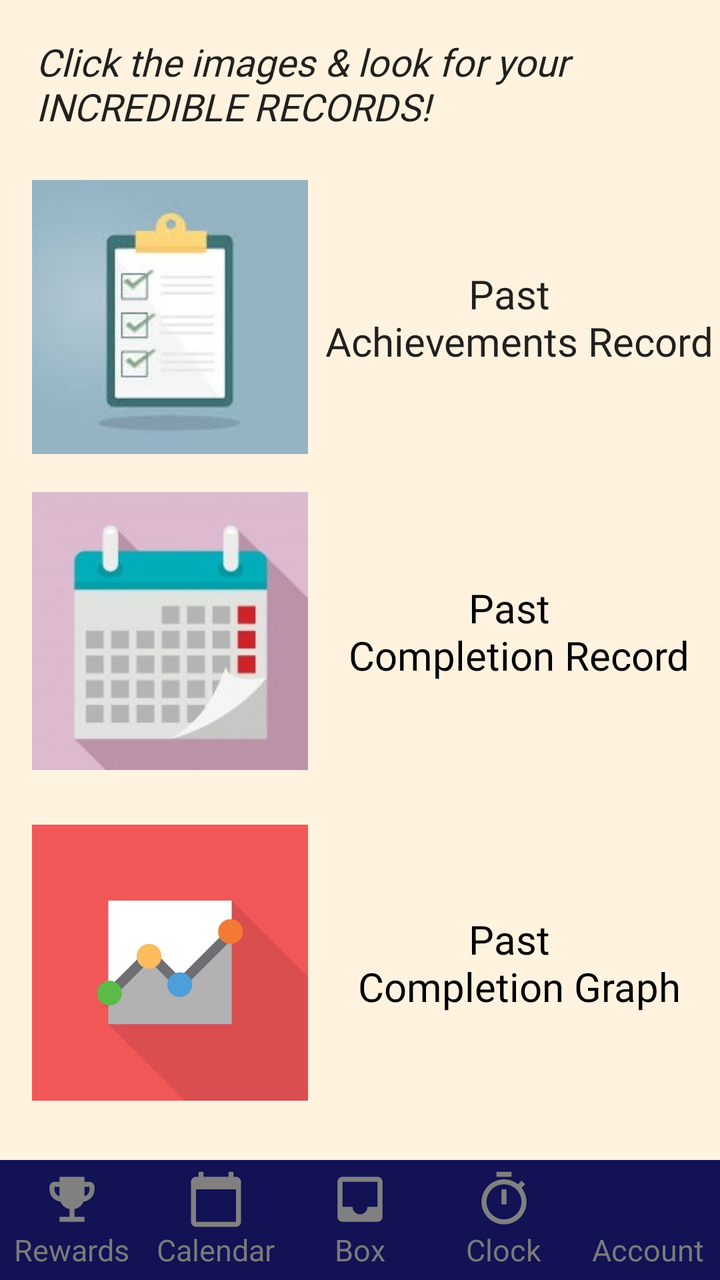
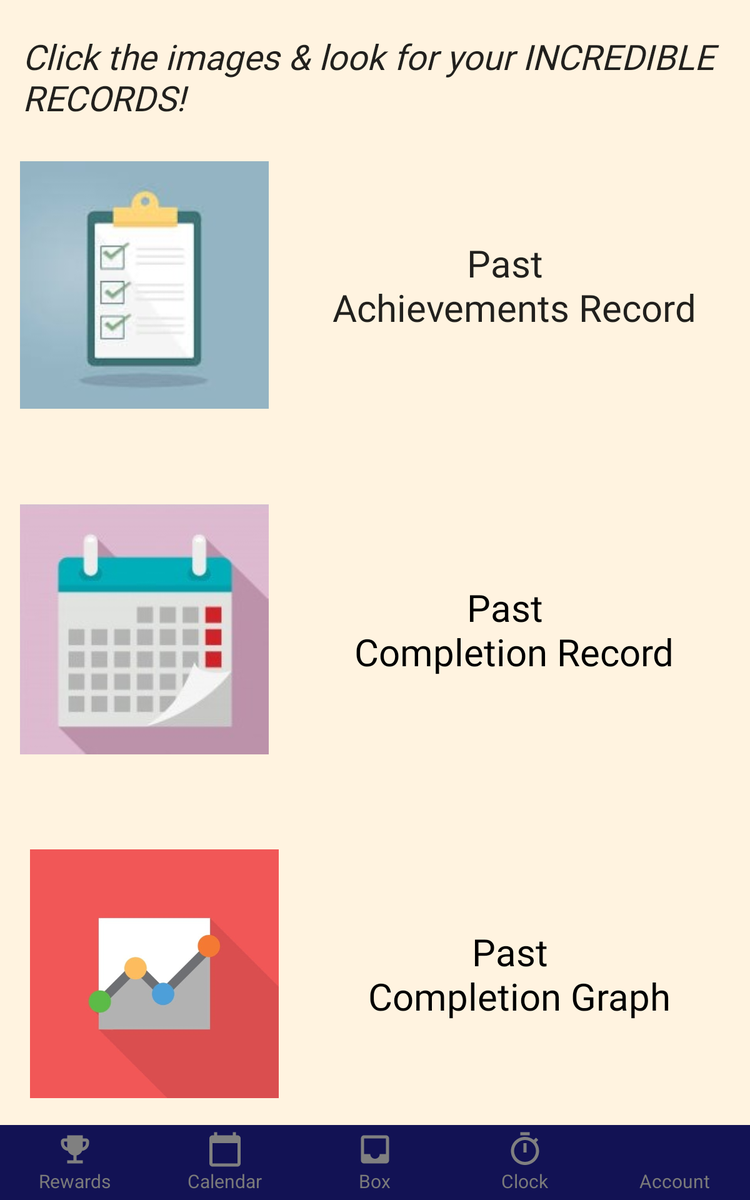

First picture: res/layout/ on a phone held upright. Second picture: the repository's own variant of that layout, on a device whose configuration matches the variant's folder. Source for both follows.
<!-- AndroidManifest.xml: application theme AppTheme -->
<!-- res/layout/activity_record.xml -->
<?xml version="1.0" encoding="utf-8"?>
<androidx.constraintlayout.widget.ConstraintLayout xmlns:android="http://schemas.android.com/apk/res/android"
    xmlns:app="http://schemas.android.com/apk/res-auto"
    xmlns:tools="http://schemas.android.com/tools"
    android:layout_width="match_parent"
    android:layout_height="match_parent"
    android:background="#FFF3E0"
    tools:context=".Record">


    <TextView
        android:id="@+id/record_title"
        android:layout_width="0dp"
        android:layout_height="wrap_content"
        android:layout_marginStart="16dp"
        android:layout_marginLeft="16dp"
        android:layout_marginTop="16dp"
        android:padding="2dp"
        android:text="@string/recordtitle_text"
        android:textAppearance="@style/TextAppearance.AppCompat.Body1"
        android:textSize="19sp"
        android:textStyle="italic"
        app:fontFamily="@font/caveat_brush"
        app:layout_constraintStart_toStartOf="parent"
        app:layout_constraintTop_toTopOf="parent" />

    <ImageView
        android:id="@+id/ac_record"
        android:layout_width="138dp"
        android:layout_height="149dp"
        android:layout_marginStart="16dp"
        android:layout_marginLeft="16dp"
        android:layout_marginTop="16dp"
        android:contentDescription="Achievement Record"
        android:onClick="showPastAcRecord"
        app:layout_constraintStart_toStartOf="parent"
        app:layout_constraintTop_toBottomOf="@+id/record_title"
        app:srcCompat="@drawable/ff" />

    <ImageView
        android:id="@+id/calendar_record"
        android:layout_width="138dp"
        android:layout_height="149dp"
        android:layout_marginStart="16dp"
        android:layout_marginLeft="16dp"
        android:layout_marginTop="8dp"
        android:contentDescription="Calendar Record"
        android:onClick="showPastCalendarRecord"
        app:layout_constraintStart_toStartOf="parent"
        app:layout_constraintTop_toBottomOf="@+id/ac_record"
        app:srcCompat="@drawable/vv" />

    <ImageView
        android:id="@+id/plot_record"
        android:layout_width="138dp"
        android:layout_height="149dp"
        android:layout_marginStart="16dp"
        android:layout_marginLeft="16dp"
        android:layout_marginTop="16dp"
        android:layout_marginBottom="24dp"
        android:contentDescription="Graph Record"
        android:onClick="showPastGraphRecord"
        app:layout_constraintBottom_toTopOf="@+id/layout_bottom_bar"
        app:layout_constraintStart_toStartOf="parent"
        app:layout_constraintTop_toBottomOf="@+id/calendar_record"
        app:srcCompat="@drawable/kl" />

    <TextView
        android:id="@+id/image1_textlabel"
        android:layout_width="wrap_content"
        android:layout_height="wrap_content"
        android:gravity="center_horizontal"
        android:text="@string/image1_text"
        android:textAlignment="center"
        android:textAppearance="@style/TextAppearance.AppCompat.Body1"
        android:textSize="20sp"
        app:fontFamily="@font/architects_daughter"
        app:layout_constraintBottom_toBottomOf="@+id/ac_record"
        app:layout_constraintEnd_toEndOf="parent"
        app:layout_constraintStart_toEndOf="@+id/ac_record"
        app:layout_constraintTop_toTopOf="@+id/ac_record" />

    <TextView
        android:id="@+id/image2_textlabel"
        android:layout_width="wrap_content"
        android:layout_height="wrap_content"
        android:gravity="center_horizontal"
        android:text="@string/image2_text"
        android:textAlignment="center"
        android:textAppearance="@style/TextAppearance.AppCompat.Medium"
        android:textColor="@android:color/black"
        android:textSize="20sp"
        app:fontFamily="@font/architects_daughter"
        app:layout_constraintBottom_toBottomOf="@+id/calendar_record"
        app:layout_constraintEnd_toEndOf="parent"
        app:layout_constraintStart_toEndOf="@+id/calendar_record"
        app:layout_constraintTop_toTopOf="@+id/calendar_record" />

    <TextView
        android:id="@+id/image3_textlabel"
        android:layout_width="wrap_content"
        android:layout_height="wrap_content"
        android:gravity="center_horizontal"
        android:text="@string/image3_text"
        android:textAlignment="center"
        android:textAppearance="@style/TextAppearance.AppCompat.Medium"
        android:textColor="@android:color/black"
        android:textSize="20sp"
        app:fontFamily="@font/architects_daughter"
        app:layout_constraintBottom_toBottomOf="@+id/plot_record"
        app:layout_constraintEnd_toEndOf="parent"
        app:layout_constraintStart_toEndOf="@+id/plot_record"
        app:layout_constraintTop_toTopOf="@+id/plot_record" />

    <LinearLayout
        android:id="@+id/layout_bottom_bar"
        android:layout_width="match_parent"
        android:layout_height="60dp"
        android:layout_alignParentBottom="true"
        android:background="#121254"
        android:baselineAligned="false"
        android:orientation="horizontal"
        app:layout_constraintBottom_toBottomOf="parent">

        <LinearLayout
            android:id="@+id/layout_track"
            android:layout_width="0dp"
            android:layout_height="wrap_content"
            android:layout_gravity="center"
            android:layout_weight="1"
            android:gravity="center"
            android:orientation="vertical">

            <ImageView
                android:layout_width="30dp"
                android:layout_height="30dp"
                android:background="@drawable/ic_rewards_grey" />

            <TextView
                android:layout_width="wrap_content"
                android:layout_height="wrap_content"
                android:text="@string/rewards"
                android:textColor="@color/colorIconGrey"
                android:textSize="15sp" />
        </LinearLayout>

        <LinearLayout
            android:id="@+id/layout_search"
            android:layout_width="0dp"
            android:layout_height="wrap_content"
            android:layout_gravity="center"
            android:layout_weight="1"
            android:gravity="center"
            android:orientation="vertical">

            <ImageView
                android:layout_width="30dp"
                android:layout_height="30dp"
                android:background="@drawable/ic_calendar_grey" />

            <TextView
                android:layout_width="wrap_content"
                android:layout_height="wrap_content"
                android:text="@string/calendar"
                android:textColor="@color/colorIconGrey"
                android:textSize="15sp" />
        </LinearLayout>

        <LinearLayout
            android:id="@+id/layout_home"
            android:layout_width="0dp"
            android:layout_height="wrap_content"
            android:layout_gravity="center"
            android:layout_weight="1"
            android:gravity="center"
            android:orientation="vertical">

            <ImageView
                android:layout_width="30dp"
                android:layout_height="30dp"
                android:background="@drawable/ic_box_grey" />

            <TextView
                android:layout_width="wrap_content"
                android:layout_height="wrap_content"
                android:text="@string/box"
                android:textColor="@color/colorIconGrey"
                android:textSize="15sp" />

        </LinearLayout>

        <LinearLayout
            android:id="@+id/layout_record"
            android:layout_width="0dp"
            android:layout_height="wrap_content"
            android:layout_gravity="center"
            android:layout_weight="1"
            android:gravity="center"
            android:orientation="vertical">

            <ImageView
                android:layout_width="30dp"
                android:layout_height="30dp"
                android:background="@drawable/ic_clock_grey"
                android:color="#808080" />

            <TextView
                android:layout_width="wrap_content"
                android:layout_height="wrap_content"
                android:text="@string/clock"
                android:textColor="@color/colorIconGrey"
                android:textSize="15sp" />
        </LinearLayout>

        <LinearLayout
            android:id="@+id/layout_account"
            android:layout_width="0dp"
            android:layout_height="wrap_content"
            android:layout_gravity="center"
            android:layout_weight="1"
            android:gravity="center"
            android:orientation="vertical">

            <ImageView
                android:layout_width="30dp"
                android:layout_height="30dp"
                android:background="@drawable/ic_person_grey" />

            <TextView
                android:layout_width="wrap_content"
                android:layout_height="wrap_content"
                android:text="@string/account"
                android:textColor="@color/colorIconGrey"
                android:textSize="15sp" />
        </LinearLayout>
    </LinearLayout>


</androidx.constraintlayout.widget.ConstraintLayout>
<!-- resources referenced by this layout -->
<resources>
  <color name="colorIconGrey">#7A7A7A</color>
  <!-- drawable ff: jpg bitmap (drawable-v24, 25604 bytes) -->
  <!-- drawable ic_box_grey (drawable-v24) -->
  <?xml version="1.0" encoding="utf-8"?>
  <vector xmlns:android="http://schemas.android.com/apk/res/android"
      android:width="24dp"
      android:height="24dp"
      android:viewportWidth="24"
      android:viewportHeight="24"
      android:tint="#808080">
  
      <path
          android:pathData="M0 0h24v24H0V0z" />
      <path
          android:fillColor="#000000"
          android:pathData="M19 3H4.99c-1.11 0-1.98 0.89 -1.98 2L3 19c0 1.1 0.88 2 1.99 2H19c1.1 0 2-0.9 2-2V5c0-1.11-0.9-2-2-2zm0 12h-4c0 1.66-1.35 3-3 3s-3-1.34-3-3H4.99V5H19v10z" />
  </vector>
  <!-- drawable ic_calendar_grey (drawable-v24) -->
  <?xml version="1.0" encoding="utf-8"?>
  <vector xmlns:android="http://schemas.android.com/apk/res/android"
      android:width="24dp"
      android:height="24dp"
      android:viewportWidth="24"
      android:viewportHeight="24"
      android:tint="#808080">
  
      <path
          android:fillColor="#000000"
          android:pathData="M20 3h-1V1h-2v2H7V1H5v2H4c-1.1 0-2 0.9-2 2v16c0 1.1 0.9 2 2 2h16c1.1 0 2-0.9 2-2V5c0-1.1-0.9-2-2-2zm0 18H4V8h16v13z" />
      <path
          android:pathData="M0 0h24v24H0z" />
  </vector>
  <!-- drawable ic_clock_grey (drawable-v24) -->
  <?xml version="1.0" encoding="utf-8"?>
  <vector xmlns:android="http://schemas.android.com/apk/res/android"
      android:width="24dp"
      android:height="24dp"
      android:viewportWidth="24"
      android:viewportHeight="24"
      android:tint="#808080">
  
      <path
          android:pathData="M0 0h24v24H0z" />
      <path
          android:fillColor="#000000"
          android:pathData="M15 1H9v2h6V1zm-4 13h2V8h-2v6zm8.03-6.61l1.42-1.42c-0.43-0.51-0.9-0.99-1.41-1.41l-1.42 1.42C16.07 4.74 14.12 4 12 4c-4.97 0-9 4.03-9 9s4.02 9 9 9 9-4.03 9-9c0-2.12-0.74-4.07-1.97-5.61zM12 20c-3.87 0-7-3.13-7-7s3.13-7 7-7 7 3.13 7 7-3.13 7-7 7z" />
  </vector>
  <!-- drawable ic_rewards_grey (drawable-v24) -->
  <?xml version="1.0" encoding="utf-8"?>
  <vector xmlns:android="http://schemas.android.com/apk/res/android"
      android:width="24dp"
      android:height="24dp"
      android:viewportWidth="24"
      android:viewportHeight="24"
      android:tint="#808080">
  
      <path
          android:pathData="M 0 0 H 24 V 24 H 0 V 0 Z" />
      <path
          android:fillColor="#000000"
          android:pathData="M19,5h-2V3H7v2H5C3.9,5,3,5.9,3,7v1c0,2.55,1.92,4.63,4.39,4.94c0.63,1.5,1.98,2.63,3.61,2.96V19H7v2h10v-2h-4v-3.1 c1.63-0.33,2.98-1.46,3.61-2.96C19.08,12.63,21,10.55,21,8V7C21,5.9,20.1,5,19,5z M5,8V7h2v3.82C5.84,10.4,5,9.3,5,8z M19,8 c0,1.3-0.84,2.4-2,2.82V7h2V8z" />
  </vector>
  <!-- drawable kl: jpg bitmap (drawable-v24, 10366 bytes) -->
  <!-- drawable vv: jpg bitmap (drawable-v24, 29804 bytes) -->
  <string name="account">Account</string>
  <string name="box">Box</string>
  <string name="calendar">Calendar</string>
  <string name="clock">Clock</string>
  <string name="image1_text">Past \n Achievements Record</string>
  <string name="image2_text">Past \n Completion Record</string>
  <string name="image3_text">Past \n Completion Graph</string>
  <string name="recordtitle_text">Click the images &amp; look for your INCREDIBLE RECORDS!</string>
  <string name="rewards">Rewards</string>
  <style name="AppTheme" parent="Theme.AppCompat.Light.DarkActionBar">
          
          <item name="colorPrimary">@color/colorPrimary</item>
          <item name="colorPrimaryDark">@color/colorPrimaryDark</item>
          <item name="colorAccent">@color/colorAccent</item>
      </style>
  <color name="colorPrimary">#6200EE</color>
  <color name="colorPrimaryDark">#3700B3</color>
  <color name="colorAccent">#03DAC5</color>
</resources>
<!-- res/layout-sw600dp/activity_record.xml (the repository's variant of the layout above) -->
<!-- drawn on a 7-inch tablet held upright -->
<?xml version="1.0" encoding="utf-8"?>
<androidx.constraintlayout.widget.ConstraintLayout xmlns:android="http://schemas.android.com/apk/res/android"
    xmlns:app="http://schemas.android.com/apk/res-auto"
    xmlns:tools="http://schemas.android.com/tools"
    android:layout_width="match_parent"
    android:layout_height="match_parent"
    android:background="#FFF3E0"
    tools:context=".Record">


    <TextView
        android:id="@+id/record_title"
        android:layout_width="0dp"
        android:layout_height="wrap_content"
        android:layout_marginStart="16dp"
        android:layout_marginLeft="16dp"
        android:layout_marginTop="24dp"
        android:padding="2dp"
        android:text="@string/recordtitle_text"
        android:textAppearance="@style/TextAppearance.AppCompat.Body1"
        android:textSize="28sp"
        android:textStyle="italic"
        app:fontFamily="@font/caveat_brush"
        app:layout_constraintStart_toStartOf="parent"
        app:layout_constraintTop_toTopOf="parent" />

    <ImageView
        android:id="@+id/ac_record"
        android:layout_width="199dp"
        android:layout_height="210dp"
        android:layout_marginStart="16dp"
        android:layout_marginLeft="16dp"
        android:layout_marginTop="24dp"
        android:contentDescription="Achievement Record"
        android:onClick="showPastAcRecord"
        app:layout_constraintStart_toStartOf="parent"
        app:layout_constraintTop_toBottomOf="@+id/record_title"
        app:srcCompat="@drawable/ff" />

    <ImageView
        android:id="@+id/calendar_record"
        android:layout_width="199dp"
        android:layout_height="210dp"
        android:layout_marginStart="16dp"
        android:layout_marginLeft="16dp"
        android:layout_marginTop="32dp"
        android:layout_marginBottom="32dp"
        android:contentDescription="Calendar Record"
        android:onClick="showPastCalendarRecord"
        app:layout_constraintBottom_toTopOf="@+id/plot_record"
        app:layout_constraintStart_toStartOf="parent"
        app:layout_constraintTop_toBottomOf="@+id/ac_record"
        app:srcCompat="@drawable/vv" />

    <ImageView
        android:id="@+id/plot_record"
        android:layout_width="199dp"
        android:layout_height="210dp"
        android:layout_marginStart="24dp"
        android:layout_marginLeft="24dp"
        android:layout_marginBottom="16dp"
        android:contentDescription="Graph Record"
        android:onClick="showPastGraphRecord"
        app:layout_constraintBottom_toTopOf="@+id/layout_bottom_bar"
        app:layout_constraintStart_toStartOf="parent"
        app:srcCompat="@drawable/kl" />

    <TextView
        android:id="@+id/image1_textlabel"
        android:layout_width="wrap_content"
        android:layout_height="wrap_content"
        android:gravity="center_horizontal"
        android:text="@string/image1_text"
        android:textAlignment="center"
        android:textAppearance="@style/TextAppearance.AppCompat.Body1"
        android:textSize="30sp"
        app:fontFamily="@font/architects_daughter"
        app:layout_constraintBottom_toBottomOf="@+id/ac_record"
        app:layout_constraintEnd_toEndOf="parent"
        app:layout_constraintStart_toEndOf="@+id/ac_record"
        app:layout_constraintTop_toTopOf="@+id/ac_record" />

    <TextView
        android:id="@+id/image2_textlabel"
        android:layout_width="wrap_content"
        android:layout_height="wrap_content"
        android:gravity="center_horizontal"
        android:text="@string/image2_text"
        android:textAlignment="center"
        android:textAppearance="@style/TextAppearance.AppCompat.Medium"
        android:textColor="@android:color/black"
        android:textSize="30sp"
        app:fontFamily="@font/architects_daughter"
        app:layout_constraintBottom_toBottomOf="@+id/calendar_record"
        app:layout_constraintEnd_toEndOf="parent"
        app:layout_constraintStart_toEndOf="@+id/calendar_record"
        app:layout_constraintTop_toTopOf="@+id/calendar_record" />

    <TextView
        android:id="@+id/image3_textlabel"
        android:layout_width="wrap_content"
        android:layout_height="wrap_content"
        android:gravity="center_horizontal"
        android:text="@string/image3_text"
        android:textAlignment="center"
        android:textAppearance="@style/TextAppearance.AppCompat.Medium"
        android:textColor="@android:color/black"
        android:textSize="30sp"
        app:fontFamily="@font/architects_daughter"
        app:layout_constraintBottom_toBottomOf="@+id/plot_record"
        app:layout_constraintEnd_toEndOf="parent"
        app:layout_constraintStart_toEndOf="@+id/plot_record"
        app:layout_constraintTop_toTopOf="@+id/plot_record" />


    <LinearLayout
        android:id="@+id/layout_bottom_bar"
        android:layout_width="match_parent"
        android:layout_height="60dp"
        android:layout_alignParentBottom="true"
        app:layout_constraintBottom_toBottomOf="parent"
        android:background="#121254"
        android:orientation="horizontal"
        android:baselineAligned="false">
        <LinearLayout
            android:id="@+id/layout_track"
            android:layout_width="0dp"
            android:layout_height="wrap_content"
            android:layout_weight="1"
            android:orientation="vertical"
            android:layout_gravity="center"
            android:gravity="center">
            <ImageView
                android:layout_width="30dp"
                android:layout_height="30dp"
                android:background="@drawable/ic_rewards_grey"/>
            <TextView
                android:layout_width="wrap_content"
                android:layout_height="wrap_content"
                android:text="@string/rewards"
                android:textColor="@color/colorIconGrey"
                android:textSize="15sp" />
        </LinearLayout>
        <LinearLayout
            android:id="@+id/layout_search"
            android:layout_width="0dp"
            android:layout_height="wrap_content"
            android:layout_weight="1"
            android:orientation="vertical"
            android:layout_gravity="center"
            android:gravity="center">
            <ImageView
                android:layout_width="30dp"
                android:layout_height="30dp"
                android:background="@drawable/ic_calendar_grey"/>
            <TextView
                android:layout_width="wrap_content"
                android:layout_height="wrap_content"
                android:text="@string/calendar"
                android:textColor="@color/colorIconGrey"
                android:textSize="15sp" />
        </LinearLayout>
        <LinearLayout
            android:id="@+id/layout_home"
            android:layout_width="0dp"
            android:layout_height="wrap_content"
            android:layout_weight="1"
            android:orientation="vertical"
            android:layout_gravity="center"
            android:gravity="center">
            <ImageView
                android:layout_width="30dp"
                android:layout_height="30dp"
                android:background="@drawable/ic_box_grey"/>
            <TextView
                android:layout_width="wrap_content"
                android:layout_height="wrap_content"
                android:text="@string/box"
                android:textColor="@color/colorIconGrey"
                android:textSize="15sp" />

        </LinearLayout>
        <LinearLayout
            android:id="@+id/layout_record"
            android:layout_width="0dp"
            android:layout_height="wrap_content"
            android:layout_weight="1"
            android:orientation="vertical"
            android:layout_gravity="center"
            android:gravity="center">
            <ImageView
                android:layout_width="30dp"
                android:layout_height="30dp"
                android:background="@drawable/ic_clock_grey"
                android:color="#808080"/>
            <TextView
                android:layout_width="wrap_content"
                android:layout_height="wrap_content"
                android:text="@string/clock"
                android:textColor="@color/colorIconGrey"
                android:textSize="15sp" />
        </LinearLayout>
        <LinearLayout
            android:id="@+id/layout_account"
            android:layout_width="0dp"
            android:layout_height="wrap_content"
            android:layout_weight="1"
            android:orientation="vertical"
            android:layout_gravity="center"
            android:gravity="center">
            <ImageView
                android:layout_width="30dp"
                android:layout_height="30dp"
                android:background="@drawable/ic_person_grey"/>
            <TextView
                android:layout_width="wrap_content"
                android:layout_height="wrap_content"
                android:text="@string/account"
                android:textColor="@color/colorIconGrey"
                android:textSize="15sp" />
        </LinearLayout>
    </LinearLayout>
</androidx.constraintlayout.widget.ConstraintLayout>
